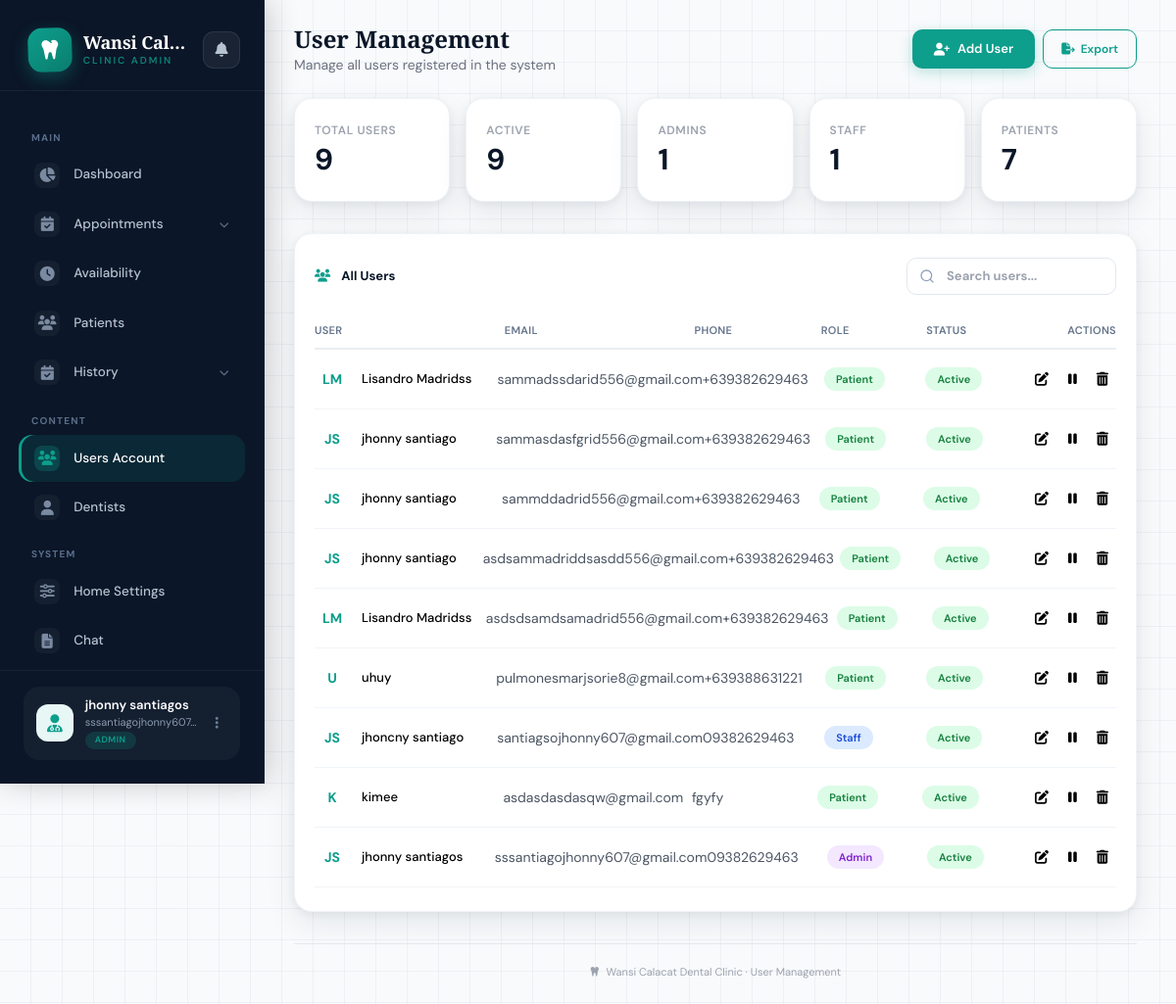
The page /pages/admin/users.php (signed in) on the database its author committed.
### tables this page shows
CREATE TABLE `users` (
  `id` int NOT NULL AUTO_INCREMENT,
  `email` varchar(100) NOT NULL,
  `password` varchar(255) NOT NULL,
  `full_name` varchar(100) NOT NULL,
  `phone` varchar(20) DEFAULT NULL,
  `role` enum('admin','staff','patient') DEFAULT 'patient',
  `is_active` tinyint(1) DEFAULT '0',
  `last_login` datetime DEFAULT NULL,
  `created_at` timestamp NULL DEFAULT CURRENT_TIMESTAMP,
  `updated_at` timestamp NULL DEFAULT CURRENT_TIMESTAMP ON UPDATE CURRENT_TIMESTAMP,
  PRIMARY KEY (`id`),
  UNIQUE KEY `unique_email` (`email`),
  KEY `idx_email` (`email`)
);

### pages/admin/users.php (the view, shortened to what this page needs)
<?php
require '../../conn/conn.php';
function h($value) { return htmlspecialchars($value ?? '', ENT_QUOTES, 'UTF-8'); }
function getRoleBadge($role) {
    $badges = [
        'admin' => 'bg-purple-100 text-purple-700',
        'staff' => 'bg-blue-100 text-blue-700',
        'patient' => 'bg-green-100 text-green-700'
    ];
    return $badges[$role] ?? 'bg-gray-100 text-gray-700';
}
function getInitials($name) {
    $words = explode(' ', $name);
    $initials = '';
    foreach ($words as $word) {
        if (!empty($word)) {
            $initials .= strtoupper($word[0]);
        }
    }
    return substr($initials, 0, 2);
}
function getUsersPaginated($conn, $search = '', $page = 1, $limit = 10) {
    $page = max(1, (int)$page);
    $offset = ($page - 1) * $limit;
    $sql = "SELECT * FROM users WHERE 1=1";
    $count_sql = "SELECT COUNT(*) as total FROM users WHERE 1=1";
    $params = [];
    $types = "";
    $count_stmt = $conn->prepare($count_sql);
    $count_stmt->execute();
    $total = (int)$count_stmt->get_result()->fetch_assoc()['total'];
    $total_pages = max(1, (int)ceil($total / $limit));
    $sql .= " ORDER BY created_at DESC LIMIT ? OFFSET ?";
    $params[] = $limit;
    $params[] = $offset;
    $types .= "ii";
    $stmt = $conn->prepare($sql);
    $stmt->bind_param($types, ...$params);
    $stmt->execute();
    $rows = $stmt->get_result()->fetch_all(MYSQLI_ASSOC);
    return [
        'rows' => $rows,
        'total' => $total,
        'total_pages' => $total_pages,
        'page' => $page
    ];
}
function getUsersCount($conn) {
    $result = $conn->query("SELECT COUNT(*) FROM users");
    return $result->fetch_row()[0] ?? 0;
}
function getRoleCount($conn, $role) {
    try {
        $stmt = $conn->prepare("SELECT COUNT(*) FROM users WHERE role = ?");
        $stmt->bind_param("s", $role);
        $stmt->execute();
        $result = $stmt->get_result();
        return $result->fetch_row()[0] ?? 0;
    } catch (Exception $e) {
        return 0;
    }
}
function getActiveUsersCount($conn) {
    try {
        $result = $conn->query("SELECT COUNT(*) FROM users WHERE is_active = 1");
        return $result->fetch_row()[0] ?? 0;
    } catch (Exception $e) {
        return 0;
    }
}
function renderUserRow($user) {
    ?>
    <div class="user-table-row user-item"
         data-id="<?= $user['id'] ?>"
         data-name="<?= h($user['full_name']) ?>"
         data-email="<?= h($user['email']) ?>"
         data-phone="<?= h($user['phone']) ?>"
         data-role="<?= $user['role'] ?>"
         data-status="<?= $user['is_active'] ?>">
      <span class="font-medium flex items-center gap-3">
        <div class="avatar bg-teal-light text-teal">
          <?= getInitials($user['full_name']) ?>
        </div>
        <?= h($user['full_name']) ?>
      </span>
      <span class="text-gray-600 text-sm"><?= h($user['email']) ?></span>
      <span class="text-gray-600 text-sm"><?= h($user['phone']) ?: '—' ?></span>
      <span>
        <span class="role-badge <?= getRoleBadge($user['role']) ?>">
          <?= ucfirst($user['role']) ?>
        </span>
      </span>
      <span>
        <span class="status-badge <?= $user['is_active'] ? 'bg-green-100 text-green-700' : 'bg-red-100 text-red-700' ?>">
          <?= $user['is_active'] ? 'Active' : 'Inactive' ?>
        </span>
      </span>
      <span class="text-right flex items-center justify-end gap-1">
        <button class="action-btn edit" onclick="editUser(<?= $user['id'] ?>)" title="Edit">
          <i class="fas fa-edit"></i>
        </button>
        <button class="action-btn toggle" onclick="toggleStatus(<?= $user['id'] ?>)" title="Toggle Status">
          <i class="fas fa-<?= $user['is_active'] ? 'pause' : 'play' ?>"></i>
        </button>
        <button class="action-btn delete" onclick="deleteUser(<?= $user['id'] ?>)" title="Delete">
          <i class="fas fa-trash-alt"></i>
        </button>
      </span>
    </div>
    <?php
    return ob_get_clean();
}
    ?>
    <?php
$limit = 10;
$page = max(1, (int)($_GET['page'] ?? 1));
$userResult = getUsersPaginated($conn, '', $page, $limit);
$users = $userResult['rows'];
$totalUsers = getUsersCount($conn);
$activeUsers = getActiveUsersCount($conn);
$totalAdmins = getRoleCount($conn, 'admin');
$totalStaff = getRoleCount($conn, 'staff');
$totalPatients = getRoleCount($conn, 'patient');
include 'sidebar.php';
?>
<!DOCTYPE html>
<html lang="en">
<head>
  <script src="https://cdn.tailwindcss.com"></script>
  <link rel="stylesheet" href="https://cdnjs.cloudflare.com/ajax/libs/font-awesome/6.4.0/css/all.min.css">
</head>
<body>
<div class="main-content">
  <main class="py-6 px-4">
    <div class="container-modern">
      <div class="flex flex-wrap items-center justify-between gap-4 mb-6">
        <div>
          <h1 class="text-2xl font-bold text-dark-blue">User Management</h1>
          <p class="text-sm text-gray-500">Manage all users registered in the system</p>
        </div>
        <div class="flex flex-wrap gap-2">
          <button class="btn-primary" onclick="openAddUserModal()">
            <i class="fas fa-user-plus"></i> Add User
          </button>
          <button class="btn-outline" onclick="exportUsers()">
            <i class="fas fa-file-export"></i> Export
          </button>
        </div>
      </div>
      <div class="grid grid-cols-2 lg:grid-cols-5 gap-4 mb-8">
        <div class="stat-card">
          <p class="text-xs font-semibold text-gray-400 uppercase tracking-wider">Total Users</p>
          <p class="text-3xl font-bold text-dark-blue mt-1"><?= $totalUsers ?></p>
        </div>
        <div class="stat-card">
          <p class="text-xs font-semibold text-gray-400 uppercase tracking-wider">Active</p>
          <p class="text-3xl font-bold text-dark-blue mt-1"><?= $activeUsers ?></p>
        </div>
        <div class="stat-card">
          <p class="text-xs font-semibold text-gray-400 uppercase tracking-wider">Admins</p>
          <p class="text-3xl font-bold text-dark-blue mt-1"><?= $totalAdmins ?></p>
        </div>
        <div class="stat-card">
          <p class="text-xs font-semibold text-gray-400 uppercase tracking-wider">Staff</p>
          <p class="text-3xl font-bold text-dark-blue mt-1"><?= $totalStaff ?></p>
        </div>
        <div class="stat-card">
          <p class="text-xs font-semibold text-gray-400 uppercase tracking-wider">Patients</p>
          <p class="text-3xl font-bold text-dark-blue mt-1"><?= $totalPatients ?></p>
        </div>
      </div>
      <div class="dashboard-card">
        <div class="card-title">
          <span><i class="fas fa-users mr-2 text-teal"></i> All Users</span>
          <div class="flex items-center gap-3">
            <div class="relative search-loading" id="searchContainer">
              <input type="text" class="search-input" id="searchInput" placeholder="Search users..." autocomplete="off">
            </div>
          </div>
        </div>
        <div class="mt-4 overflow-x-auto" id="userTableContainer">
          <div class="user-table-row head">
            <span>User</span>
            <span>Email</span>
            <span>Phone</span>
            <span>Role</span>
            <span>Status</span>
            <span class="text-right">Actions</span>
          </div>
          <div id="userRows">
            <?php if (empty($users)): ?>
              <div class="text-center py-8 text-gray-400">
                <i class="fas fa-users text-3xl mb-2 block"></i>
                <p>No users found</p>
              </div>
            <?php else: ?>
              <?php foreach ($users as $user): ?>
                <?= renderUserRow($user) ?>
              <?php endforeach; ?>
            <?php endif; ?>
          </div>
        </div>
      </div>
      <div class="mt-8 text-center text-[11px] text-gray-400 border-t border-gray-200 pt-5">
        <i class="fas fa-tooth mr-1 text-teal/50"></i> Wansi Calacat Dental Clinic · User Management
      </div>
    </div>
  </main>
</div>
</body>
</html>

### pages/admin/sidebar.php (style rules this page uses)
:root { --sb-navy: #0b1628; --sb-navy-light: #131f35; --sb-teal: #0d9e8c; --sb-teal-light: #e6f7f5; --sb-teal-glow: rgba(13, 158, 140, 0.25); --sidebar-width: 270px; --sb-radius: 14px; }

### pages/admin/users.php (style rules this page uses)
* { font-family: 'DM Sans', system-ui, sans-serif; }
h1, h2, h3, h4, .logo-name { font-family: 'Playfair Display', Georgia, serif; }
:root { --navy: #0b1628; --teal: #0d9e8c; --teal-dark: #0a7d6e; --teal-light: #e6f7f5; --off: #f7f9fc; --slate: #64748b; --shadow-card: 0 2px 8px rgba(11,22,40,.06), 0 12px 32px rgba(11,22,40,.08); }
body { background-color: #f8fafc; background-image: linear-gradient(rgba(11,22,40,0.04) 1px, transparent 1px), linear-gradient(90deg, rgba(11,22,40,0.04) 1px, transparent 1px); background-size: 32px 32px; background-position: -1px -1px; }
.text-teal { color: var(--teal); }
.text-dark-blue { color: var(--navy); }
.container-modern { max-width: 1280px; margin: 0 auto; padding: 0 1.5rem; }
.btn-primary { background: var(--teal); color: white; padding: 10px 22px; border-radius: 10px; font-weight: 600; font-size: 13px; transition: all 0.2s; display: inline-flex; align-items: center; gap: 8px; box-shadow: 0 4px 14px rgba(13,158,140,0.25); border: none; cursor: pointer; text-decoration: none; }
.btn-outline { border: 1.5px solid var(--teal); color: var(--teal); padding: 8px 18px; border-radius: 10px; font-weight: 600; font-size: 12px; transition: all 0.2s; background: transparent; cursor: pointer; text-decoration: none; display: inline-flex; align-items: center; gap: 6px; }
.stat-card { background: white; border-radius: 18px; padding: 1.5rem 1.25rem; box-shadow: var(--shadow-card); border: 1px solid #eef2f6; transition: all 0.2s; }
.dashboard-card { background: white; border-radius: 18px; padding: 1.5rem 1.25rem; box-shadow: var(--shadow-card); border: 1px solid #f0f3f7; }
.dashboard-card .card-title { font-size: 13px; font-weight: 700; color: var(--navy); display: flex; align-items: center; justify-content: space-between; flex-wrap: wrap; gap: 10px; }
.user-table-row { display: grid; grid-template-columns: 1.8fr 1.8fr 1.2fr 1fr 1fr 0.8fr; padding: 12px 0; border-bottom: 1px solid #f1f4f8; font-size: 13px; align-items: center; }
.user-table-row.head { font-weight: 600; color: var(--slate); font-size: 11px; letter-spacing: 0.3px; text-transform: uppercase; border-bottom: 2px solid #e9edf2; padding-bottom: 10px; }
.status-badge { display: inline-block; padding: 4px 12px; border-radius: 50px; font-size: 11px; font-weight: 600; }
.role-badge { display: inline-block; padding: 4px 12px; border-radius: 50px; font-size: 11px; font-weight: 600; }
.avatar { width: 36px; height: 36px; border-radius: 50%; display: flex; align-items: center; justify-content: center; font-weight: 700; font-size: 14px; flex-shrink: 0; }
@media (min-width: 1024px) { .main-content { margin-left: 260px; } }
.search-input { padding: 8px 16px 8px 40px; border-radius: 10px; border: 1.5px solid #e2e8f0; font-size: 13px; background-size: 16px; transition: all 0.2s; width: 100%; max-width: 280px; }
.action-btn { padding: 4px 8px; border-radius: 6px; transition: all 0.2s; cursor: pointer; border: none; background: transparent; font-size: 14px; }
.search-loading { position: relative; }

### rows shown on the page
users: full_name "LM", full_name "Lisandro Madridss", email "sammadssdarid556@gmail.com", phone "+639382629463", role "Patient", is_active "Active"
users: full_name "JS", full_name "jhonny santiago", email "sammasdasfgrid556@gmail.com", phone "+639382629463", role "Patient", is_active "Active"
users: full_name "JS", full_name "jhonny santiago", email "sammddadrid556@gmail.com", phone "+639382629463", role "Patient", is_active "Active"
users: full_name "JS", full_name "jhonny santiago", email "asdsammadriddsasdd556@gmail.com", phone "+639382629463", role "Patient", is_active "Active"
users: full_name "LM", full_name "Lisandro Madridss", email "asdsdsamdsamadrid556@gmail.com", phone "+639382629463", role "Patient", is_active "Active"
users: full_name "U", full_name "uhuy", email "pulmonesmarjsorie8@gmail.com", phone "+639388631221", role "Patient", is_active "Active"
users: full_name "JS", full_name "jhoncny santiago", email "santiagsojhonny607@gmail.com", phone "09382629463", role "Staff", is_active "Active"
users: full_name "K", full_name "kimee", email "asdasdasdasqw@gmail.com", phone "fgyfy", role "Patient", is_active "Active"
users: full_name "JS", full_name "jhonny santiagos", email "sssantiagojhonny607@gmail.com", phone "09382629463", role "Admin", is_active "Active"

### other values the page prints
$user_name "jhonny santiagos"
$user_email "sssantiagojhonny607…"
$user_role "ADMIN"
$totalUsers "9"
$activeUsers "9"
$totalAdmins "1"
$totalStaff "1"
$totalPatients "7"
